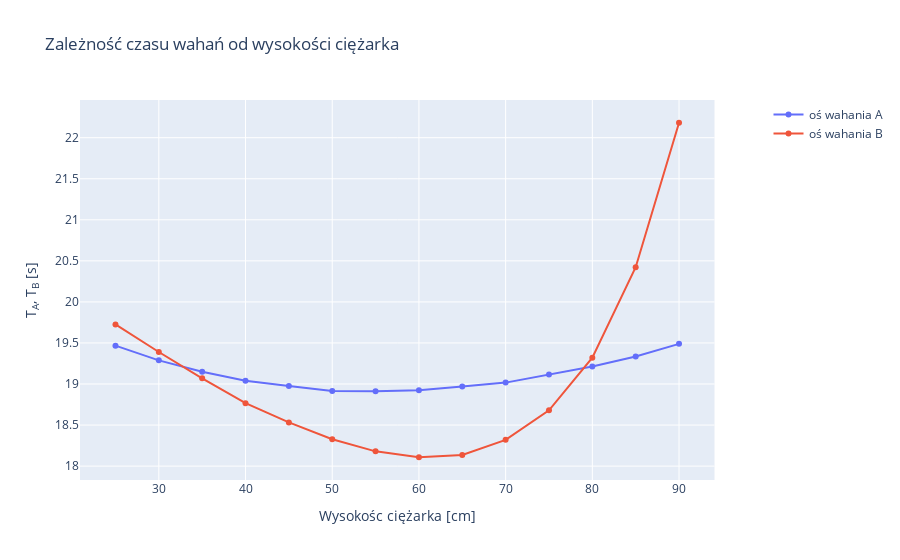

Here is the notebook cell this chart was saved with:
### Markdown cell above
# Utworzeniu wykresu dla wahadła rewersyjnego

### Code cell
fig = make_subplots(specs=[[{"secondary_y": True}]])

# Dane
fig.add_trace(
    go.Scatter(x=data[:,0], y=data[:,1], name="oś wahania A"),
    secondary_y=False,
    
)

fig.add_trace(
    go.Scatter(x=data[:,0], y=data[:,2], name="oś wahania B"),
    secondary_y=False,
)


# Tytuł wykresu
fig.update_layout(
    title_text="Zależność czasu wahań od wysokości ciężarka"
)

# Tytuł osi X
fig.update_xaxes(title_text="Wysokośc ciężarka [cm]")

# Tytuł osi Y
fig.update_yaxes(title_text="T<sub>A</sub>, T<sub>B</sub> [s]", secondary_y=False)

fig.show()

### Figure 1 — Plotly figure (JSON) as saved in the notebook; plotly's stock layout.template omitted (floating-point values rounded to 4 significant figures)
{"data": [{"name": "oś wahania A", "type": "scatter", "x": [90, 85, 80, 75, 70, 65, 60, 55, 50, 45, 40, 35, 30, 25], "xaxis": "x", "y": [19.49, 19.34, 19.21, 19.12, 19.02, 18.97, 18.93, 18.91, 18.92, 18.98, 19.04, 19.15, 19.29, 19.47], "yaxis": "y"}, {"name": "oś wahania B", "type": "scatter", "x": [90, 85, 80, 75, 70, 65, 60, 55, 50, 45, 40, 35, 30, 25], "xaxis": "x", "y": [22.18, 20.42, 19.32, 18.68, 18.32, 18.14, 18.11, 18.18, 18.33, 18.53, 18.77, 19.07, 19.39, 19.73], "yaxis": "y"}], "layout": {"title": {"text": "Zależność czasu wahań od wysokości ciężarka"}, "xaxis": {"anchor": "y", "domain": [0, 0.94], "title": {"text": "Wysokośc ciężarka [cm]"}}, "yaxis": {"anchor": "x", "domain": [0, 1], "title": {"text": "T<sub>A</sub>, T<sub>B</sub> [s]"}}, "yaxis2": {"anchor": "x", "overlaying": "y", "side": "right"}}}
